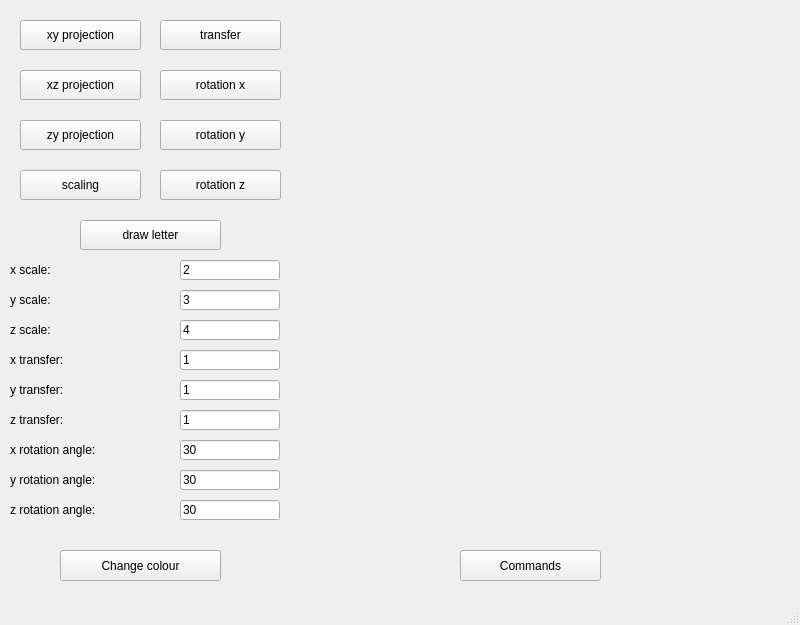
<?xml version="1.0" encoding="UTF-8"?>
<ui version="4.0">
 <class>MainWindow</class>
 <widget class="QMainWindow" name="MainWindow">
  <property name="geometry">
   <rect>
    <x>0</x>
    <y>0</y>
    <width>800</width>
    <height>625</height>
   </rect>
  </property>
  <property name="windowTitle">
   <string>MainWindow</string>
  </property>
  <widget class="QWidget" name="centralwidget">
   <widget class="letter" name="widget" native="true">
    <property name="geometry">
     <rect>
      <x>300</x>
      <y>10</y>
      <width>471</width>
      <height>531</height>
     </rect>
    </property>
   </widget>
   <widget class="QPushButton" name="pushButton">
    <property name="geometry">
     <rect>
      <x>20</x>
      <y>20</y>
      <width>121</width>
      <height>30</height>
     </rect>
    </property>
    <property name="text">
     <string>xy projection</string>
    </property>
   </widget>
   <widget class="QPushButton" name="pushButton_2">
    <property name="geometry">
     <rect>
      <x>20</x>
      <y>70</y>
      <width>121</width>
      <height>30</height>
     </rect>
    </property>
    <property name="text">
     <string>xz projection</string>
    </property>
   </widget>
   <widget class="QPushButton" name="pushButton_3">
    <property name="geometry">
     <rect>
      <x>20</x>
      <y>120</y>
      <width>121</width>
      <height>30</height>
     </rect>
    </property>
    <property name="text">
     <string>zy projection</string>
    </property>
   </widget>
   <widget class="QPushButton" name="pushButton_4">
    <property name="geometry">
     <rect>
      <x>20</x>
      <y>170</y>
      <width>121</width>
      <height>30</height>
     </rect>
    </property>
    <property name="text">
     <string>scaling</string>
    </property>
   </widget>
   <widget class="QPushButton" name="pushButton_5">
    <property name="geometry">
     <rect>
      <x>160</x>
      <y>20</y>
      <width>121</width>
      <height>30</height>
     </rect>
    </property>
    <property name="text">
     <string>transfer</string>
    </property>
   </widget>
   <widget class="QPushButton" name="pushButton_6">
    <property name="geometry">
     <rect>
      <x>160</x>
      <y>70</y>
      <width>121</width>
      <height>30</height>
     </rect>
    </property>
    <property name="text">
     <string>rotation x</string>
    </property>
   </widget>
   <widget class="QPushButton" name="pushButton_7">
    <property name="geometry">
     <rect>
      <x>160</x>
      <y>120</y>
      <width>121</width>
      <height>30</height>
     </rect>
    </property>
    <property name="text">
     <string>rotation y</string>
    </property>
   </widget>
   <widget class="QPushButton" name="pushButton_8">
    <property name="geometry">
     <rect>
      <x>160</x>
      <y>170</y>
      <width>121</width>
      <height>30</height>
     </rect>
    </property>
    <property name="text">
     <string>rotation z</string>
    </property>
   </widget>
   <widget class="QPushButton" name="pushButton_9">
    <property name="geometry">
     <rect>
      <x>80</x>
      <y>220</y>
      <width>141</width>
      <height>30</height>
     </rect>
    </property>
    <property name="text">
     <string>draw letter</string>
    </property>
   </widget>
   <widget class="QLabel" name="label">
    <property name="geometry">
     <rect>
      <x>10</x>
      <y>260</y>
      <width>151</width>
      <height>20</height>
     </rect>
    </property>
    <property name="text">
     <string>x scale:</string>
    </property>
   </widget>
   <widget class="QLineEdit" name="lineEdit">
    <property name="geometry">
     <rect>
      <x>180</x>
      <y>260</y>
      <width>100</width>
      <height>20</height>
     </rect>
    </property>
    <property name="text">
     <string>2</string>
    </property>
   </widget>
   <widget class="QLabel" name="label_2">
    <property name="geometry">
     <rect>
      <x>10</x>
      <y>290</y>
      <width>151</width>
      <height>20</height>
     </rect>
    </property>
    <property name="text">
     <string>y scale:</string>
    </property>
   </widget>
   <widget class="QLabel" name="label_3">
    <property name="geometry">
     <rect>
      <x>10</x>
      <y>320</y>
      <width>121</width>
      <height>20</height>
     </rect>
    </property>
    <property name="text">
     <string>z scale:</string>
    </property>
   </widget>
   <widget class="QLabel" name="label_4">
    <property name="geometry">
     <rect>
      <x>10</x>
      <y>350</y>
      <width>161</width>
      <height>20</height>
     </rect>
    </property>
    <property name="text">
     <string>x transfer:</string>
    </property>
   </widget>
   <widget class="QLabel" name="label_5">
    <property name="geometry">
     <rect>
      <x>10</x>
      <y>380</y>
      <width>161</width>
      <height>20</height>
     </rect>
    </property>
    <property name="text">
     <string>y transfer:</string>
    </property>
   </widget>
   <widget class="QLabel" name="label_6">
    <property name="geometry">
     <rect>
      <x>10</x>
      <y>410</y>
      <width>161</width>
      <height>20</height>
     </rect>
    </property>
    <property name="text">
     <string>z transfer:</string>
    </property>
   </widget>
   <widget class="QLabel" name="label_7">
    <property name="geometry">
     <rect>
      <x>10</x>
      <y>440</y>
      <width>161</width>
      <height>20</height>
     </rect>
    </property>
    <property name="text">
     <string>x rotation angle:</string>
    </property>
   </widget>
   <widget class="QLabel" name="label_8">
    <property name="geometry">
     <rect>
      <x>10</x>
      <y>470</y>
      <width>161</width>
      <height>20</height>
     </rect>
    </property>
    <property name="text">
     <string>y rotation angle: </string>
    </property>
   </widget>
   <widget class="QLabel" name="label_9">
    <property name="geometry">
     <rect>
      <x>10</x>
      <y>500</y>
      <width>161</width>
      <height>20</height>
     </rect>
    </property>
    <property name="text">
     <string>z rotation angle:</string>
    </property>
   </widget>
   <widget class="QLineEdit" name="lineEdit_2">
    <property name="geometry">
     <rect>
      <x>180</x>
      <y>290</y>
      <width>100</width>
      <height>20</height>
     </rect>
    </property>
    <property name="text">
     <string>3</string>
    </property>
   </widget>
   <widget class="QLineEdit" name="lineEdit_3">
    <property name="geometry">
     <rect>
      <x>180</x>
      <y>320</y>
      <width>100</width>
      <height>20</height>
     </rect>
    </property>
    <property name="text">
     <string>4</string>
    </property>
   </widget>
   <widget class="QLineEdit" name="lineEdit_4">
    <property name="geometry">
     <rect>
      <x>180</x>
      <y>350</y>
      <width>100</width>
      <height>20</height>
     </rect>
    </property>
    <property name="text">
     <string>1</string>
    </property>
   </widget>
   <widget class="QLineEdit" name="lineEdit_5">
    <property name="geometry">
     <rect>
      <x>180</x>
      <y>380</y>
      <width>100</width>
      <height>20</height>
     </rect>
    </property>
    <property name="text">
     <string>1</string>
    </property>
   </widget>
   <widget class="QLineEdit" name="lineEdit_6">
    <property name="geometry">
     <rect>
      <x>180</x>
      <y>410</y>
      <width>100</width>
      <height>20</height>
     </rect>
    </property>
    <property name="text">
     <string>1</string>
    </property>
   </widget>
   <widget class="QLineEdit" name="lineEdit_7">
    <property name="geometry">
     <rect>
      <x>180</x>
      <y>440</y>
      <width>100</width>
      <height>20</height>
     </rect>
    </property>
    <property name="text">
     <string>30</string>
    </property>
   </widget>
   <widget class="QLineEdit" name="lineEdit_8">
    <property name="geometry">
     <rect>
      <x>180</x>
      <y>470</y>
      <width>100</width>
      <height>20</height>
     </rect>
    </property>
    <property name="text">
     <string>30</string>
    </property>
   </widget>
   <widget class="QLineEdit" name="lineEdit_9">
    <property name="geometry">
     <rect>
      <x>180</x>
      <y>500</y>
      <width>100</width>
      <height>20</height>
     </rect>
    </property>
    <property name="text">
     <string>30</string>
    </property>
   </widget>
   <widget class="QPushButton" name="pushButton_10">
    <property name="geometry">
     <rect>
      <x>60</x>
      <y>550</y>
      <width>161</width>
      <height>31</height>
     </rect>
    </property>
    <property name="text">
     <string>Change colour</string>
    </property>
   </widget>
   <widget class="QPushButton" name="pushButton_11">
    <property name="geometry">
     <rect>
      <x>460</x>
      <y>550</y>
      <width>141</width>
      <height>31</height>
     </rect>
    </property>
    <property name="text">
     <string>Commands</string>
    </property>
   </widget>
  </widget>
  <widget class="QMenuBar" name="menubar">
   <property name="geometry">
    <rect>
     <x>0</x>
     <y>0</y>
     <width>800</width>
     <height>17</height>
    </rect>
   </property>
  </widget>
  <widget class="QStatusBar" name="statusbar"/>
 </widget>
 <customwidgets>
  <customwidget>
   <class>letter</class>
   <extends>QWidget</extends>
   <header>letter.h</header>
   <container>1</container>
  </customwidget>
 </customwidgets>
 <resources/>
 <connections/>
</ui>
